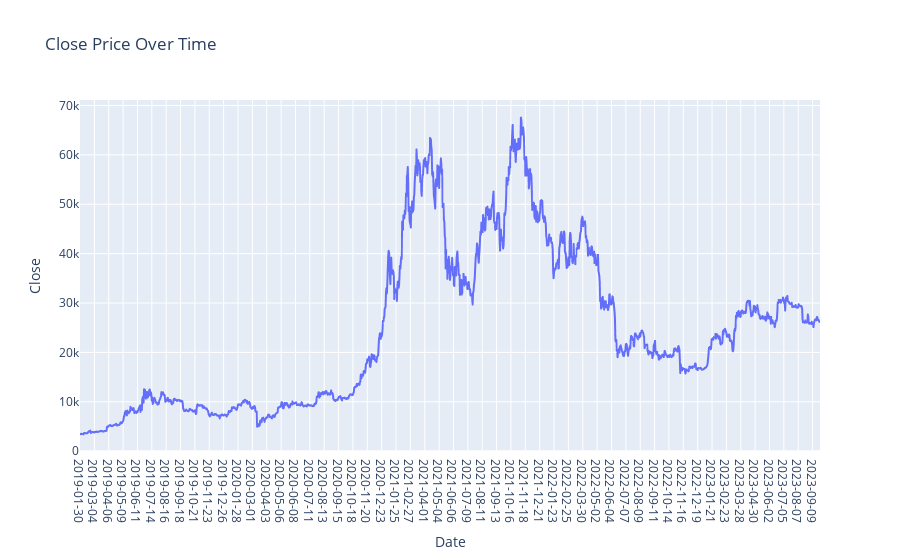

Notebook source saved alongside this figure:
### Markdown cell above
## iv) Graph for Close Column Values

### Code cell
plt.figure(figsize=(14, 6))
fig = px.line(WBTC.Close,x=WBTC.Date, y='Close', labels={'x': 'Date', 'y': 'Price'}, title='Close Price Over Time')
fig.update_xaxes(type='category')  # Ensure the x-axis treats the index as categorical (date)
fig.show()

### Figure 1 — Plotly figure (JSON) as saved in the notebook; plotly's stock layout.template omitted (floating-point values rounded to 4 significant figures; data arrays with more than 128 entries replaced by an {"elided": "..."} marker saying what was removed)
{"data": [{"hovertemplate": "Date=%{x}<br>Close=%{y}<extra></extra>", "legendgroup": "", "line": {"color": "#636efa", "dash": "solid"}, "marker": {"symbol": "circle"}, "mode": "lines", "name": "", "showlegend": false, "type": "scattergl", "x": {"elided": "1701 str values"}, "xaxis": "x", "y": {"elided": "1701 float values"}, "yaxis": "y"}], "layout": {"legend": {"tracegroupgap": 0}, "title": {"text": "Close Price Over Time"}, "xaxis": {"anchor": "y", "domain": [0, 1], "title": {"text": "Date"}, "type": "category"}, "yaxis": {"anchor": "x", "domain": [0, 1], "title": {"text": "Close"}}}}
